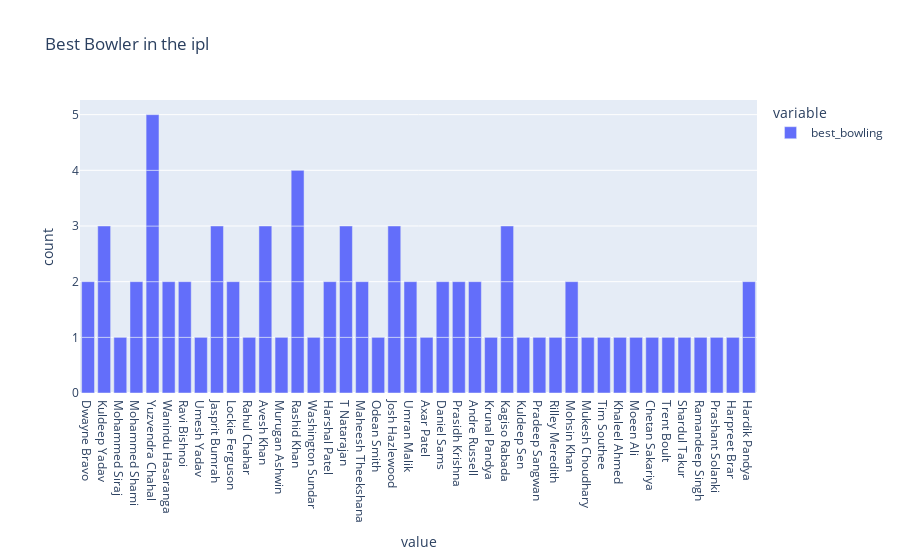

Here is the notebook cell this chart was saved with:
### Code cell
figure = px.bar(data,
                y=['best_bowling'],
                title="Best Bowler in the ipl"
                )
figure.show()

### Figure 1 — Plotly figure (JSON) as saved in the notebook; plotly's stock layout.template omitted (floating-point values rounded to 4 significant figures)
{"data": [{"alignmentgroup": "True", "hovertemplate": "variable=best_bowling<br>value=%{x}<br>count=%{y}<extra></extra>", "legendgroup": "best_bowling", "marker": {"color": "#636efa", "pattern": {"shape": ""}}, "name": "best_bowling", "offsetgroup": "best_bowling", "orientation": "v", "showlegend": true, "textposition": "auto", "type": "bar", "x": ["Dwayne Bravo", "Kuldeep Yadav", "Mohammed Siraj", "Mohammed Shami", "Yuzvendra Chahal", "Wanindu Hasaranga", "Ravi Bishnoi", "Umesh Yadav", "Jasprit Bumrah", "Lockie Ferguson", "Rahul Chahar", "Avesh Khan", "Yuzvendra Chahal", "Murugan Ashwin", "Ravi Bishnoi", "Rashid Khan", "Washington Sundar", "Harshal Patel", "Kuldeep Yadav", "Yuzvendra Chahal", "T Natarajan", "Maheesh Theekshana", "Odean Smith", "Lockie Ferguson", "T Natarajan", "Avesh Khan", "Josh Hazlewood", "Umran Malik", "Dwayne Bravo", "Yuzvendra Chahal", "Josh Hazlewood", "Axar Patel", "Daniel Sams", "Prasidh Krishna", "Andre Russell", "T Natarajan", "Krunal Pandya", "Kagiso Rabada", "Kuldeep Sen", "Umran Malik", "Kuldeep Yadav", "Kagiso Rabada", "Pradeep Sangwan", "Rilley Meredith", "Mohsin Khan", "Mukesh Choudhary", "Tim Southee", "Kagiso Rabada", "Maheesh Theekshana", "Khaleel Ahmed", "Rashid Khan", "Yuzvendra Chahal", "Avesh Khan", "Wanindu Hasaranga", "Moeen Ali", "Jasprit Bumrah", "Rashid Khan", "Chetan Sakariya", "Daniel Sams", "Harshal Patel", "Andre Russell", "Mohammed Shami", "Trent Boult", "Shardul Takur", "Ramandeep Singh", "Mohsin Khan", "Rashid Khan", "Prashant Solanki", "Jasprit Bumrah", "Harpreet Brar", "Hardik Pandya", "Josh Hazlewood", "Prasidh Krishna", "Hardik Pandya"], "xaxis": "x", "y": [1, 1, 1, 1, 1, 1, 1, 1, 1, 1, 1, 1, 1, 1, 1, 1, 1, 1, 1, 1, 1, 1, 1, 1, 1, 1, 1, 1, 1, 1, 1, 1, 1, 1, 1, 1, 1, 1, 1, 1, 1, 1, 1, 1, 1, 1, 1, 1, 1, 1, 1, 1, 1, 1, 1, 1, 1, 1, 1, 1, 1, 1, 1, 1, 1, 1, 1, 1, 1, 1, 1, 1, 1, 1], "yaxis": "y"}], "layout": {"barmode": "relative", "legend": {"title": {"text": "variable"}, "tracegroupgap": 0}, "title": {"text": "Best Bowler in the ipl"}, "xaxis": {"anchor": "y", "domain": [0, 1], "title": {"text": "value"}}, "yaxis": {"anchor": "x", "domain": [0, 1], "title": {"text": "count"}}}}
